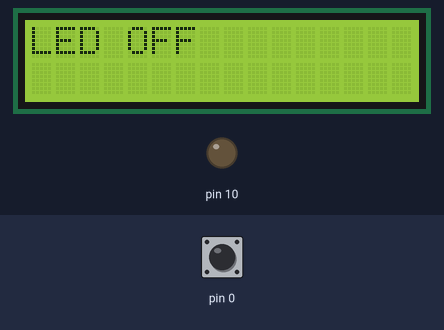
The sketch below on a simulated Arduino Uno, built with avr-gcc and run on an emulated ATmega328P. On the bench: 16×2 character LCD, output pins drawn as LEDs (lit = HIGH). Wiring (inferred from the names in the program): character LCD (HD44780): RS pin 8; E pin 9; data pin 12, pin 13, pin 22, pin 23. The inputs (shaded band) are chosen by the test bench; at power-on: pin 0 HIGH. Pins used as bus, display or sensor lines are not drawn.

Above: at 1.1 s.
1.2 s: pin 0 pulled LOW for 1 s
At 2.0 s:
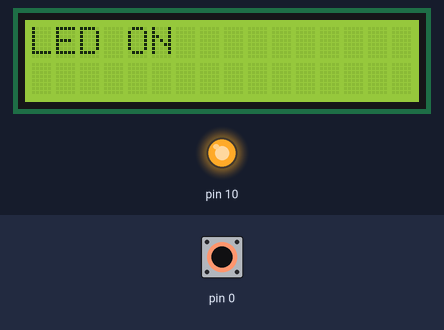
5.2 s: pin 0 pulled LOW for 1 s
At 6.7 s:
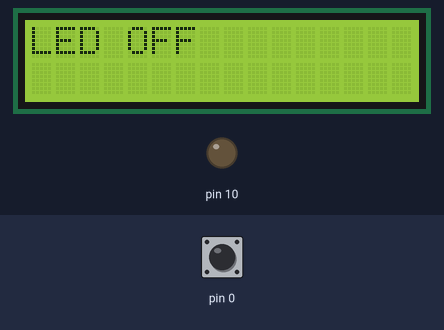
9.2 s: pin 0 pulled LOW for 0.2 s
At 9.4 s:
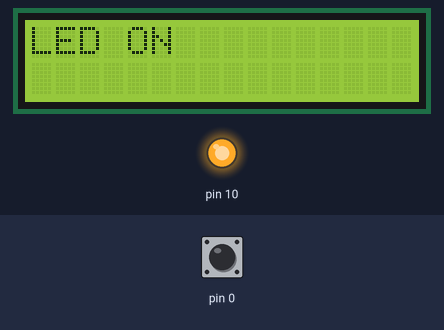
12.4 s: pin 0 pulled LOW for 3.2 s
At 16.5 s:
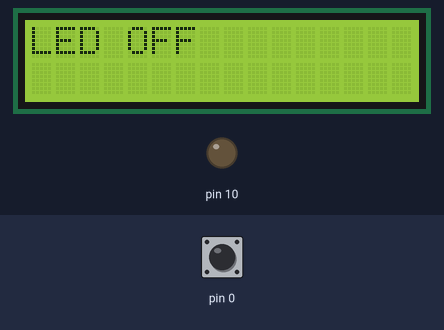
18.6 s: pin 0 pulled LOW for 1 s
At 19.5 s:
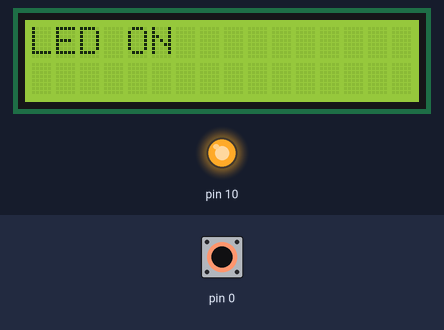
22.6 s: pin 0 pulled LOW for 1 s
At 24.8 s:
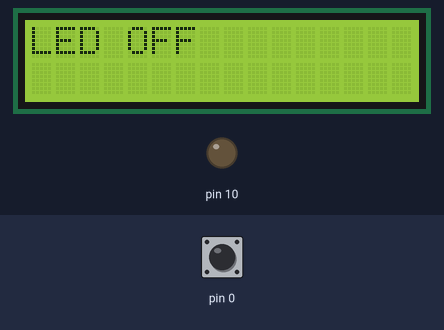
Timing chart, 0 to 26.3 s (numbered marks = the images above; inputs shaded):
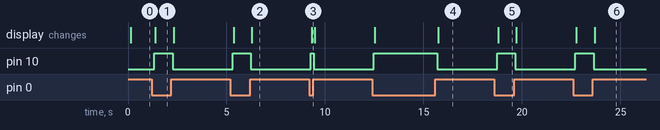

Measured:
- after the input at 1.2 s, pin 10: LOW → HIGH after 0.15 s, → LOW 0.92 s later; the display: changes after 0.19 s (image 1)
- after the input at 5.2 s, pin 10: LOW → HIGH after 0.11 s, → LOW 0.92 s later; the display: first changes after 0.16 s (image 2 shows a later state)
- after the input at 9.2 s, pin 10: LOW → HIGH after 0.08 s, → LOW 0.15 s later; the display: changes after 0.12 s (image 3)
- after the input at 12.4 s, pin 10: LOW → HIGH after 0.07 s, → LOW 3.2 s later; the display: first changes after 0.12 s (image 4 shows a later state)
- after the input at 18.6 s, pin 10: LOW → HIGH after 0.15 s, → LOW 0.92 s later; the display: changes after 0.19 s (image 5)
- after the input at 22.6 s, pin 10: LOW → HIGH after 0.11 s, → LOW 0.92 s later; the display: first changes after 0.16 s (image 6 shows a later state)

The sketch:

kishore-7.10.ino
```cpp
#define F_CPU 8000000UL
#include <avr/io.h>
#include <util/delay.h>

#define RS PB0
#define EN PB1
void lcd_enable(void)
{
    PORTB |= (1 << EN);
    _delay_ms(1);
    PORTB &= ~(1 << EN);
    _delay_ms(1);
}
void lcd_nibble(unsigned char data)
{
    PORTB = (PORTB & 0x0F) | (data & 0xF0);
    lcd_enable();
}
void lcd_command(unsigned char cmd)
{
    PORTB &= ~(1 << RS);
    lcd_nibble(cmd & 0xF0);
    lcd_nibble(cmd << 4);
    _delay_ms(2);
}
void lcd_data(unsigned char data)
{
    PORTB |= (1 << RS);
    lcd_nibble(data & 0xF0);
    lcd_nibble(data << 4);
    _delay_ms(2);
}
void lcd_string(char *str)
{
    while(*str)
    {
        lcd_data(*str++);
    }
}
void lcd_init(void)
{
    DDRB |= 0xF3;
    _delay_ms(20);

    PORTB &= ~(1 << RS);

    lcd_nibble(0x30);
    _delay_ms(5);
    lcd_nibble(0x30);
    _delay_ms(1);
    lcd_nibble(0x30);
    _delay_ms(1);
    lcd_nibble(0x20);

    lcd_command(0x28);
    lcd_command(0x0C);
    lcd_command(0x06);
    lcd_command(0x01);
}

// Main function
int main(void)
{
    DDRB |= (1 << PB2);
    DDRD &= ~(1 << PD0);

    PORTD |= (1 << PD0);

    lcd_init();

    while(1)
    {
        lcd_command(0x80);

        if(!(PIND & (1 << PD0)))
        {
            PORTB |= (1 << PB2);

            lcd_command(0x01);
            lcd_command(0x80);
            lcd_string("LED ON");
        }
        else
        {
            PORTB &= ~(1 << PB2);

            lcd_command(0x01);
            lcd_command(0x80);
            lcd_string("LED OFF");
        }

        _delay_ms(100);
    }

    return 0;
}
```
